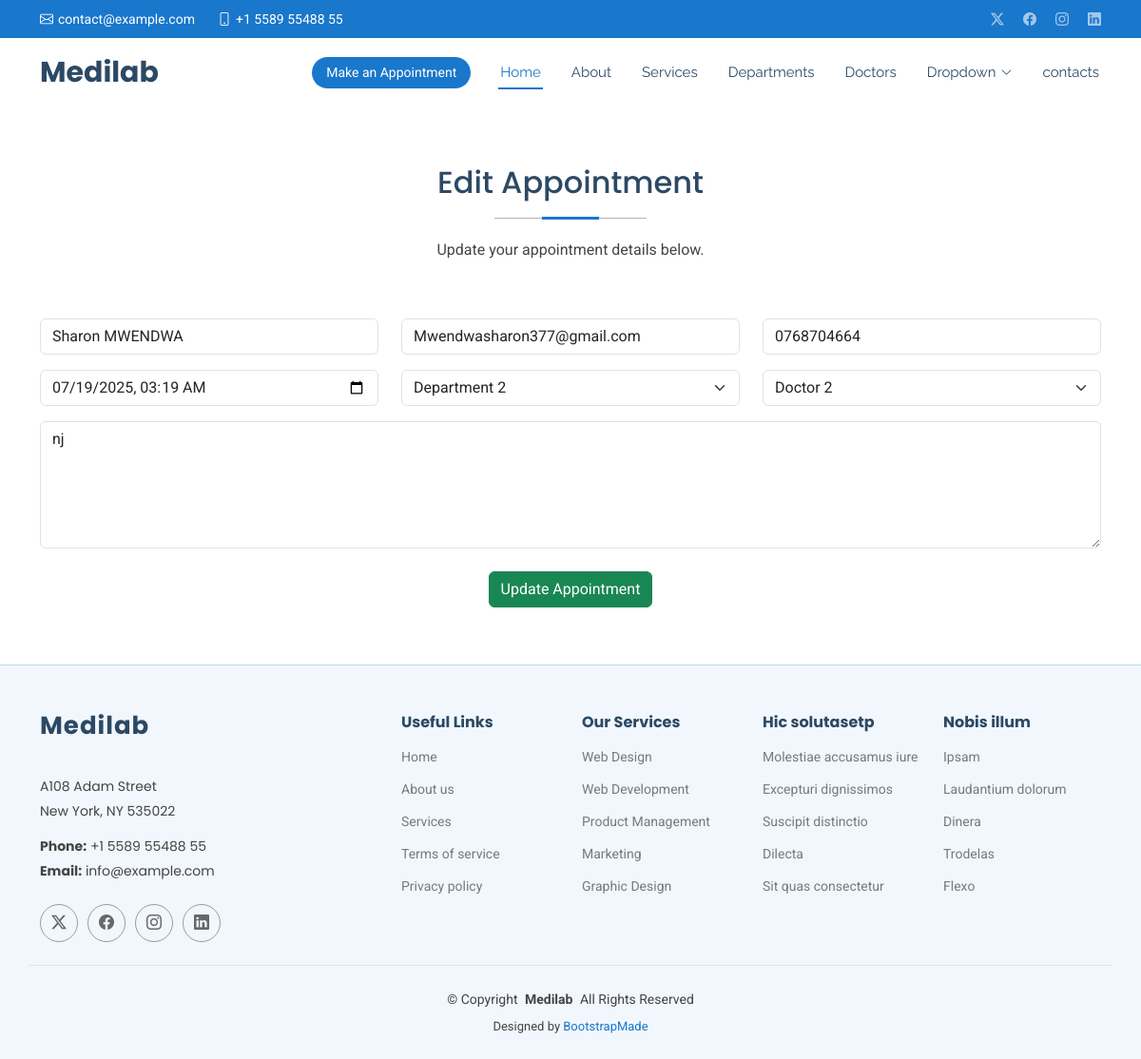
The page /edit/3/ on the database its author committed.
### myapp/models.py (models this page shows, shortened)
class Appointment(models.Model):
   name = models.CharField(max_length=100)
   email = models.EmailField()
   phone = models.CharField(max_length=100)
   datetime = models.DateTimeField()
   department = models.CharField(max_length=100)
   doctor = models.CharField(max_length=100)
   message = models.TextField()

### myapp/views.py (the view)
# urls.py: path('edit/<int:id>/', views.edit, name='edit'),
def edit(request, id):
    editappointment = get_object_or_404(Appointment, id=id)
    if request.method == "POST":
        editappointment.name = request.POST.get('name')
        editappointment.email = request.POST.get('email')
        editappointment.phone = request.POST.get('phone')
        editappointment.datetime = request.POST.get('date')
        editappointment.department = request.POST.get('department')
        editappointment.doctor = request.POST.get('doctor')
        editappointment.message = request.POST.get('message')
        editappointment.save()
        messages.success(request, 'Your appointment has been updated successfully.')
        return redirect('show')  # ✅ Redirect instead of rendering 'show'
    else:
        return render(request, 'edit.html', {'editappointment': editappointment})

### templates/edit.html (shortened to what this page needs)
{% extends 'starter-page.html' %}
{% load static %}
{% block content %}
<section id="appointment" class="appointment section">
  <div class="container section-title" data-aos="fade-up">
    <h2>Edit Appointment</h2>
    <p>Update your appointment details below.</p>
  </div>
  <div class="container" data-aos="fade-up" data-aos-delay="100">
    <form method="post">
      <div class="row">
        <div class="col-md-4 form-group">
          <input type="text" name="name" class="form-control" id="name"
                 placeholder="Your Name" value="{{ editappointment.name }}" required>
        </div>
        <div class="col-md-4 form-group mt-3 mt-md-0">
          <input type="email" class="form-control" name="email" id="email"
                 placeholder="Your Email" value="{{ editappointment.email }}" required>
        </div>
        <div class="col-md-4 form-group mt-3 mt-md-0">
          <input type="tel" class="form-control" name="phone" id="phone"
                 placeholder="Your Phone" value="{{ editappointment.phone }}" required>
        </div>
      </div>
      <div class="row">
        <div class="col-md-4 form-group mt-3">
          <input type="datetime-local" name="date" class="form-control" id="date"
                 placeholder="Appointment Date"
                 value="{{ editappointment.datetime|date:'Y-m-d\\TH:i' }}"
                 required>
        </div>
        <div class="col-md-4 form-group mt-3">
          <select name="department" id="department" class="form-select" required>
            <option value="Department 2" {% if editappointment.department == 'Department 2' %}selected{% endif %}>Department 2</option>
          </select>
        </div>
        <div class="col-md-4 form-group mt-3">
          <select name="doctor" id="doctor" class="form-select" required>
            <option value="Doctor 2" {% if editappointment.doctor == 'Doctor 2' %}selected{% endif %}>Doctor 2</option>
          </select>
        </div>
      </div>
      <div class="form-group mt-3">
        <textarea class="form-control" name="message" rows="5"
                  placeholder="Message (Optional)">{{ editappointment.message }}</textarea>
      </div>
      <div class="text-center mt-4">
        <button type="submit" class="btn btn-success">Update Appointment</button>
      </div>
    </form>
  </div>
</section>
{% endblock %}

### static/assets/css/main.css (style rules this page uses)
:root { --default-font: "Roboto", system-ui, -apple-system, "Segoe UI", Roboto, "Helvetica Neue", Arial, "Noto Sans", "Liberation Sans", sans-serif, "Apple Color Emoji", "Segoe UI Emoji", "Segoe UI Symbol", "Noto Color Emoji"; --heading-font: "Poppins", sans-serif; --nav-font: "Raleway", sans-serif; }
:root { --background-color: #ffffff; --default-color: #444444; --heading-color: #2c4964; --accent-color: #1977cc; --surface-color: #ffffff; --contrast-color: #ffffff; }
:root { --nav-color: #2c4964; --nav-hover-color: #1977cc; --nav-mobile-background-color: #ffffff; --nav-dropdown-background-color: #ffffff; --nav-dropdown-color: #2c4964; --nav-dropdown-hover-color: #1977cc; }
:root { scroll-behavior: smooth; }
body { color: var(--default-color); background-color: var(--background-color); font-family: var(--default-font); }
h1, h2, h3, h4, h5, h6 { color: var(--heading-color); font-family: var(--heading-font); }
section, .section { color: var(--default-color); background-color: var(--background-color); padding: 60px 0; scroll-margin-top: 72px; overflow: clip; }
.section-title { text-align: center; padding-bottom: 60px; position: relative; }
.section-title h2 { font-size: 32px; font-weight: 500; margin-bottom: 20px; padding-bottom: 20px; position: relative; }
.section-title h2:before { content: ""; position: absolute; display: block; width: 160px; height: 1px; background: color-mix(in srgb, var(--default-color), transparent 60%); left: 0; right: 0; bottom: 1px; margin: auto; }
.section-title h2::after { content: ""; position: absolute; display: block; width: 60px; height: 3px; background: var(--accent-color); left: 0; right: 0; bottom: 0; margin: auto; }
.section-title p { margin-bottom: 0; }

### rows shown on the page
Appointment: name "Sharon MWENDWA", email "Mwendwasharon377@gmail.com", phone "0768704664", date "07/19/2025 03:19", department "Department 2", doctor "Doctor 2", message "nj"
